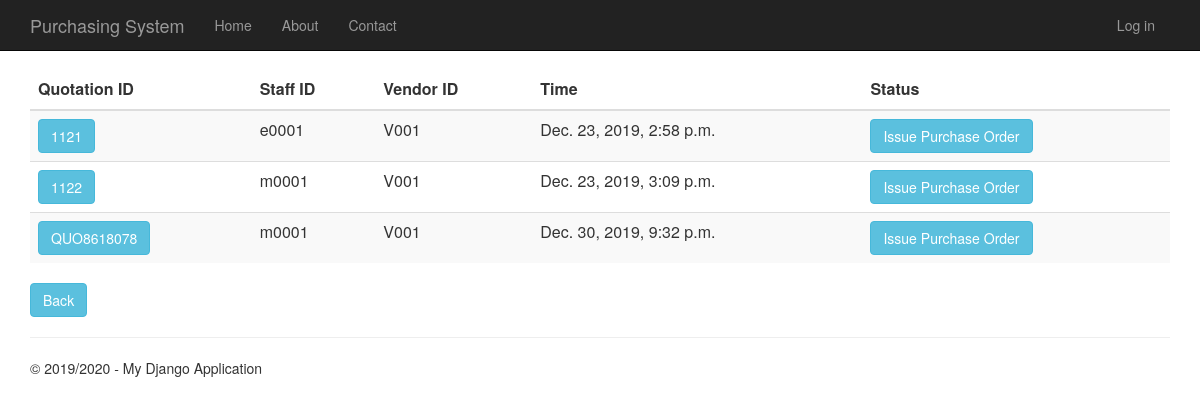
The page /quotationform on the database its author committed.
### Quotation/models.py (models this page shows, shortened)
class Quotation(models.Model):
    quotation_id = models.CharField(primary_key=True, max_length=10)
    time_created = models.DateTimeField()
    description = models.TextField(null=True,default=None, blank=True)
    total_price = models.DecimalField(max_digits=10, decimal_places=2, default=Decimal('0.00'))
    person_id = models.ForeignKey(Person, on_delete = models.CASCADE)
    vendor_id = models.ForeignKey(Vendor, on_delete = models.CASCADE)
    request_for_quotation_id = models.OneToOneField(RequestForQuotation, on_delete = models.CASCADE)

### app/models.py (models this page shows, shortened)
class Person(models.Model):
    user_id = models.OneToOneField(User)
    person_id = models.CharField(primary_key=True, max_length=10)
    person_name = models.TextField()
    person_address = models.TextField()
    person_phone_number = models.TextField()
    person_role = models.TextField(default = 'EMPLOYEE')

class Vendor(models.Model):
    vendor_id = models.CharField(primary_key=True, max_length=10)
    vendor_name = models.TextField()
    vendor_phone_number = models.TextField()
    vendor_address = models.TextField()
    vendor_email = models.TextField()
    def __str__(self):
        return str(self.vendor_id)

### Quotation/views.py (the view)
# urls.py: url(r'^quotationform$', Quotation.views.quotationform, name="quotation_form"),
def quotationform(request):
    quotations = Quotation.objects.all()
    context = {
            'title':'Quotation History',
            'rows':quotations,
            'year':'2019/2020'
        }
    return render(request,'Quotation/quotationhistory.html',context)

### Quotation/templates/Quotation/quotationhistory.html
﻿{% extends "app/layout.html" %}
{% block content %}
<div class="purchaseorderhistory margintop" action="menu">
    <form action="quotationhistorydetails" method="GET">
        <table class="table table-striped margintop">
            <thead>
                <tr>
                    <th scope="col">Quotation ID</th>
                    <th scope="col">Staff ID</th>
                    <th scope="col">Vendor ID</th>
                    <th scope="col">Time</th>
                    <th scope="col">Status</th>
                </tr>
            </thead>
            <tbody>
                {% for r in rows %}
                <tr>
                    <td><button type="submit" name="quo_id" value="{{r.quotation_id}}" class="btn btn-info">{{r.quotation_id}}</button></td>
                    <td>{{r.person_id.person_id}}</td>
                    <td>{{r.vendor_id}}</td>
                    <td>{{r.time_created}}</td>
                    <td><button type="submit" class="btn btn-info buttonsize1">Issue Purchase Order</button></td>
                </tr>
                {% endfor %}
            </tbody>
        </table>
        <div class="margintop">
            <a type="submit" class="btn btn-info" href="/menu">Back</a>
        </div>
    </form>
</div>
{% endblock %}

### app/static/app/content/site.css (style rules this page uses)
body { padding-top: 50px; padding-bottom: 20px; }

### rows shown on the page
Quotation: quotation_id "1121", person_id.person_id "e0001", vendor_id "V001", time_created "Dec. 23, 2019, 2:58 p.m."
Quotation: quotation_id "1122", person_id.person_id "m0001", vendor_id "V001", time_created "Dec. 23, 2019, 3:09 p.m."
Quotation: quotation_id "QUO8618078", person_id.person_id "m0001", vendor_id "V001", time_created "Dec. 30, 2019, 9:32 p.m."

### other values the page prints
{{ year }} "2019/2020"
